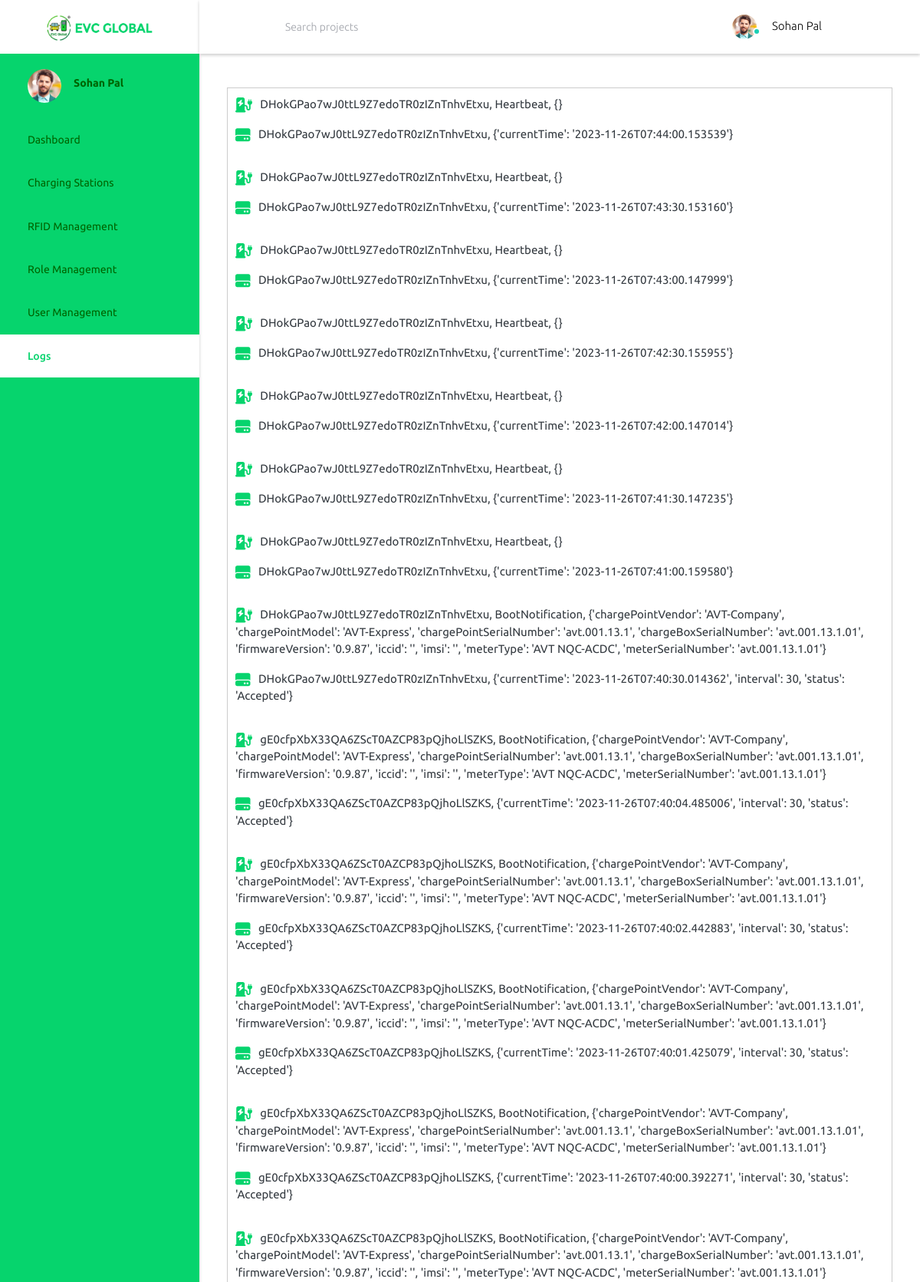
Page /logs (upper part) on the committed database.
### api/models.py (models this page shows, shortened)
class Callm(models.Model):
    direction_choices = [
        ('C2S', 'Client to Server'),
        ('S2C', 'Server to Client'),
    ]
    message_type_id = models.CharField(max_length=100)
    message_id = models.CharField(max_length=100)
    action = models.CharField(max_length=100)
    payload = models.TextField()
    charger_id = models.CharField(max_length=100, default='')
    sent_at = models.DateTimeField(auto_now_add=True, blank=True)
    direction = models.CharField(max_length=3, choices=direction_choices, blank=True)
    call_result_obj = models.OneToOneField('CallResultm', on_delete=models.CASCADE, null=True)

class CallResultm(models.Model):
    direction_choices = [
        ('C2S', 'Client to Server'),
        ('S2C', 'Server to Client'),
    ]
    message_type_id = models.IntegerField()
    message_id = models.CharField(max_length=36)
    payload = models.TextField()
    charger_id = models.CharField(max_length=100, default='')
    sent_at = models.DateTimeField(auto_now_add=True, blank=True)
    direction = models.CharField(max_length=3, choices=direction_choices, blank=True)
    call_obj = models.OneToOneField('Callm', on_delete=models.CASCADE, null=True)

### api/views.py (the view)
# urls.py: path('logs', views.logs , name='logs'),
def logs(request):
    callm_objects = Callm.objects.order_by('-id')[:500]
    return render(request, 'logs.html', {'callm_objects': callm_objects})

### api/templates/logs.html (shortened to what this page needs)
{% load static %}
<!DOCTYPE html>
<html lang="en">
  <head>
    <link rel="stylesheet" href="static/vendors/mdi/css/materialdesignicons.min.css">
    <link rel="stylesheet" href="static/vendors/css/vendor.bundle.base.css">
    <link rel="stylesheet" href="https://cdnjs.cloudflare.com/ajax/libs/font-awesome/5.15.3/css/all.min.css">
    <link rel="stylesheet" href="static/css/style.css">
  </head>
  <body>
    <div class="container-scroller">
      <nav class="navbar default-layout-navbar col-lg-12 col-12 p-0 fixed-top d-flex flex-row">
        <div class="text-center navbar-brand-wrapper d-flex align-items-center justify-content-center">
          <a class="navbar-brand brand-logo" href="dashboard"><img src="static/images/Logo_Green.png" alt="logo" /></a>
        </div>
        <div class="navbar-menu-wrapper d-flex align-items-stretch">
          <button class="navbar-toggler navbar-toggler align-self-center" type="button" data-toggle="minimize">
            <span class="mdi mdi-menu"></span>
          </button>
          <div class="search-field d-none d-md-block">
            <form class="d-flex align-items-center h-100" action="#">
              <div class="input-group">
                <div class="input-group-prepend bg-transparent">
                  <i class="input-group-text border-0 mdi mdi-magnify"></i>
                </div>
                <input type="text" class="form-control bg-transparent border-0" placeholder="Search projects">
              </div>
            </form>
          </div>
          <ul class="navbar-nav navbar-nav-right">
            <li class="nav-item nav-profile dropdown">
              <a class="nav-link dropdown-toggle" id="profileDropdown" href="#" data-bs-toggle="dropdown" aria-expanded="false">
                <div class="nav-profile-img">
                  <img src="static/images/faces/face1.jpg" alt="image">
                  <span class="availability-status online"></span>
                </div>
                <div class="nav-profile-text">
                  <p class="mb-1 text-black">Sohan Pal</p>
                </div>
              </a>
            </li>
            <li class="nav-item d-none d-lg-block full-screen-link">
              <a class="nav-link">
                <i class="mdi mdi-fullscreen" id="fullscreen-button"></i>
              </a>
            </li>
          </ul>
        </div>
      </nav>
      <div class="container-fluid page-body-wrapper">
        <nav class="sidebar sidebar-offcanvas" id="sidebar">
          <ul class="nav">
            <li class="nav-item nav-profile">
              <a href="#" class="nav-link">
                <div class="nav-profile-image">
                  <img src="static/images/faces/face1.jpg" alt="profile">
                </div>
                <div class="nav-profile-text d-flex flex-column">
                  <span class="font-weight-bold mb-2">Sohan Pal</span>
                </div>
              </a>
            </li>
            <li class="nav-item">
              <a class="nav-link" href="dashboard">
                <span class="menu-title">Dashboard</span>
                <i class="mdi mdi-home menu-icon"></i>
              </a>
            </li>
            <li class="nav-item">
              <a class="nav-link" href="{% url 'station' %}">
                <span class="menu-title" >Charging Stations</span>
                <i class="mdi mdi-contacts menu-icon"></i>
              </a>
            </li>
            <li class="nav-item">
              <a class="nav-link" href="{% url 'rfid' %}">
                <span class="menu-title">RFID Management</span>
                <i class="mdi mdi-format-list-bulleted menu-icon"></i>
              </a>
            </li>
            <li class="nav-item">
              <a class="nav-link" href="{% url 'role' %}">
                <span class="menu-title">Role Management</span>
                <i class="mdi mdi-chart-bar menu-icon"></i>
              </a>
            </li>
            <li class="nav-item">
              <a class="nav-link" href="{% url 'user' %}">
                <span class="menu-title">User Management</span>
                <i class="mdi mdi-table-large menu-icon"></i>
              </a>
            </li>
            <li class="nav-item">
              <a class="nav-link" href="{% url 'logs' %}">
                <span class="menu-title">Logs</span>
                <i class="mdi mdi-table-large menu-icon"></i>
              </a>
            </li>
          </ul>
        </nav>
        <div class="main-panel">
          <div class="content-wrapper">
            <div class="page-header">
              <div class="log-container">
                {% for callm_object in callm_objects %}
                <p>
                  {{callm_object.message_id}}, {{callm_object.action}}, {{callm_object.payload}}</p>
                <p>
                  {{callm_object.call_result_obj.message_id}}, {{callm_object.call_result_obj.payload}}
                </p>
                <br />
                {% endfor %}
              </div>
                  </div>
                </div>
              </div>
        </div>
      </div>
  </body>
</html>

### api/templates/logs.html (style rules this page uses)
.content-wrapper { background: #fff; padding: 2.75rem 2.25rem; width: 100%; -webkit-box-flex: 1; -ms-flex-positive: 1; flex-grow: 1; }
.sidebar { min-height: calc(100vh - 70px); background: #06d46d; font-family: "ubuntu-regular", sans-serif; padding: 0; width: 260px; z-index: 11; box-shadow: 0 2px 4px rgba(0, 0, 0, 0.2); transition: width 0.25s ease, background 0.25s ease; -webkit-transition: width 0.25s ease, background 0.25s ease; -moz-transition: width 0.25s ease, background 0.25s ease; -ms-transition: width 0.25s ease, background 0.25s ease; }
.sidebar .nav .nav-item .nav-link { display: -webkit-box; display: -ms-flexbox; display: flex; -webkit-box-align: center; -ms-flex-align: center; align-items: center; white-space: nowrap; padding: 1.125rem 0 1.125rem 0; color: #006400; -webkit-transition-duration: 0.45s; transition-duration: 0.45s; transition-property: color; -webkit-transition-property: color; }
.sidebar .nav .nav-item.active > .nav-link i::before { color: #06d46d; }
.sidebar .nav .nav-item .nav-link i.menu-icon { font-size: 1.125rem; line-height: 1; margin-left: auto; color: #fff; }
.sidebar .nav .nav-item.active > .nav-link .menu-title { color: #06d46d; font-family: "ubuntu-medium", sans-serif; }
.navbar .navbar-menu-wrapper { transition: width 0.25s ease; -webkit-transition: width 0.25s ease; -moz-transition: width 0.25s ease; -ms-transition: width 0.25s ease; color: #06d46d; padding-left: 24px; padding-right: 24px; width: calc(100% - 260px); height: 70px; box-shadow: 0 2px 4px rgba(0, 0, 0, 0.2); }
.navbar .navbar-brand-wrapper .navbar-brand { color: #27367f; font-size: 1.5rem; line-height: 48px; margin-right: 0; padding: 0.25rem 0; }
.navbar .navbar-brand-wrapper .navbar-brand img { width: calc(260px - 120px); max-width: 100%; height: 35px; margin: auto; vertical-align: middle; }
.log-container { max-height: 80vh; overflow-y: scroll; border: 1px solid #ccc; padding: 10px; }
svg { fill:#06d46d }

### rows in the picture
Callm: message_id "DHokGPao7wJ0ttL9Z7edoTR0zIZnTnhvEtxu", action "Heartbeat", payload "{}", call_result_obj.message_id "DHokGPao7wJ0ttL9Z7edoTR0zIZnTnhvEtxu", call_result_obj.payload "{'currentTime': '2023-11-26T07:44:00.153539'}"
Callm: message_id "DHokGPao7wJ0ttL9Z7edoTR0zIZnTnhvEtxu", action "Heartbeat", payload "{}", call_result_obj.message_id "DHokGPao7wJ0ttL9Z7edoTR0zIZnTnhvEtxu", call_result_obj.payload "{'currentTime': '2023-11-26T07:43:30.153160'}"
Callm: message_id "DHokGPao7wJ0ttL9Z7edoTR0zIZnTnhvEtxu", action "Heartbeat", payload "{}", call_result_obj.message_id "DHokGPao7wJ0ttL9Z7edoTR0zIZnTnhvEtxu", call_result_obj.payload "{'currentTime': '2023-11-26T07:43:00.147999'}"
Callm: message_id "DHokGPao7wJ0ttL9Z7edoTR0zIZnTnhvEtxu", action "Heartbeat", payload "{}", call_result_obj.message_id "DHokGPao7wJ0ttL9Z7edoTR0zIZnTnhvEtxu", call_result_obj.payload "{'currentTime': '2023-11-26T07:42:30.155955'}"
Callm: message_id "DHokGPao7wJ0ttL9Z7edoTR0zIZnTnhvEtxu", action "Heartbeat", payload "{}", call_result_obj.message_id "DHokGPao7wJ0ttL9Z7edoTR0zIZnTnhvEtxu", call_result_obj.payload "{'currentTime': '2023-11-26T07:42:00.147014'}"
Callm: message_id "DHokGPao7wJ0ttL9Z7edoTR0zIZnTnhvEtxu", action "Heartbeat", payload "{}", call_result_obj.message_id "DHokGPao7wJ0ttL9Z7edoTR0zIZnTnhvEtxu", call_result_obj.payload "{'currentTime': '2023-11-26T07:41:30.147235'}"
Callm: message_id "DHokGPao7wJ0ttL9Z7edoTR0zIZnTnhvEtxu", action "Heartbeat", payload "{}", call_result_obj.message_id "DHokGPao7wJ0ttL9Z7edoTR0zIZnTnhvEtxu", call_result_obj.payload "{'currentTime': '2023-11-26T07:41:00.159580'}"
Callm: message_id "DHokGPao7wJ0ttL9Z7edoTR0zIZnTnhvEtxu", action "BootNotification", payload "{'chargePointVendor': 'AVT-Company', 'chargePointModel': 'AVT-Express', 'chargePointSerialNumber': 'avt.001.13.1', 'chargeBoxSerialNumber': 'avt.001.13.1.01', 'firmwareVersion': '0.9.87', 'iccid': '', 'imsi': '', 'meterType': 'AVT NQC-ACDC', 'meterSerialNumber': 'avt.001.13.1.01'}", call_result_obj.message_id "DHokGPao7wJ0ttL9Z7edoTR0zIZnTnhvEtxu", call_result_obj.payload "{'currentTime': '2023-11-26T07:40:30.014362', 'interval': 30, 'status': 'Accepted'}"
Callm: message_id "gE0cfpXbX33QA6ZScT0AZCP83pQjhoLlSZKS", action "BootNotification", payload "{'chargePointVendor': 'AVT-Company', 'chargePointModel': 'AVT-Express', 'chargePointSerialNumber': 'avt.001.13.1', 'chargeBoxSerialNumber': 'avt.001.13.1.01', 'firmwareVersion': '0.9.87', 'iccid': '', 'imsi': '', 'meterType': 'AVT NQC-ACDC', 'meterSerialNumber': 'avt.001.13.1.01'}", call_result_obj.message_id "gE0cfpXbX33QA6ZScT0AZCP83pQjhoLlSZKS", call_result_obj.payload "{'currentTime': '2023-11-26T07:40:04.485006', 'interval': 30, 'status': 'Accepted'}"
Callm: message_id "gE0cfpXbX33QA6ZScT0AZCP83pQjhoLlSZKS", action "BootNotification", payload "{'chargePointVendor': 'AVT-Company', 'chargePointModel': 'AVT-Express', 'chargePointSerialNumber': 'avt.001.13.1', 'chargeBoxSerialNumber': 'avt.001.13.1.01', 'firmwareVersion': '0.9.87', 'iccid': '', 'imsi': '', 'meterType': 'AVT NQC-ACDC', 'meterSerialNumber': 'avt.001.13.1.01'}", call_result_obj.message_id "gE0cfpXbX33QA6ZScT0AZCP83pQjhoLlSZKS", call_result_obj.payload "{'currentTime': '2023-11-26T07:40:02.442883', 'interval': 30, 'status': 'Accepted'}"
Callm: message_id "gE0cfpXbX33QA6ZScT0AZCP83pQjhoLlSZKS", action "BootNotification", payload "{'chargePointVendor': 'AVT-Company', 'chargePointModel': 'AVT-Express', 'chargePointSerialNumber': 'avt.001.13.1', 'chargeBoxSerialNumber': 'avt.001.13.1.01', 'firmwareVersion': '0.9.87', 'iccid': '', 'imsi': '', 'meterType': 'AVT NQC-ACDC', 'meterSerialNumber': 'avt.001.13.1.01'}", call_result_obj.message_id "gE0cfpXbX33QA6ZScT0AZCP83pQjhoLlSZKS", call_result_obj.payload "{'currentTime': '2023-11-26T07:40:01.425079', 'interval': 30, 'status': 'Accepted'}"
Callm: message_id "gE0cfpXbX33QA6ZScT0AZCP83pQjhoLlSZKS", action "BootNotification", payload "{'chargePointVendor': 'AVT-Company', 'chargePointModel': 'AVT-Express', 'chargePointSerialNumber': 'avt.001.13.1', 'chargeBoxSerialNumber': 'avt.001.13.1.01', 'firmwareVersion': '0.9.87', 'iccid': '', 'imsi': '', 'meterType': 'AVT NQC-ACDC', 'meterSerialNumber': 'avt.001.13.1.01'}", call_result_obj.message_id "gE0cfpXbX33QA6ZScT0AZCP83pQjhoLlSZKS", call_result_obj.payload "{'currentTime': '2023-11-26T07:40:00.392271', 'interval': 30, 'status': 'Accepted'}"
Callm: message_id "gE0cfpXbX33QA6ZScT0AZCP83pQjhoLlSZKS", action "BootNotification", payload "{'chargePointVendor': 'AVT-Company', 'chargePointModel': 'AVT-Express', 'chargePointSerialNumber': 'avt.001.13.1', 'chargeBoxSerialNumber': 'avt.001.13.1.01', 'firmwareVersion': '0.9.87', 'iccid': '', 'imsi': '', 'meterType': 'AVT NQC-ACDC', 'meterSerialNumber': 'avt.001.13.1.01'}"
